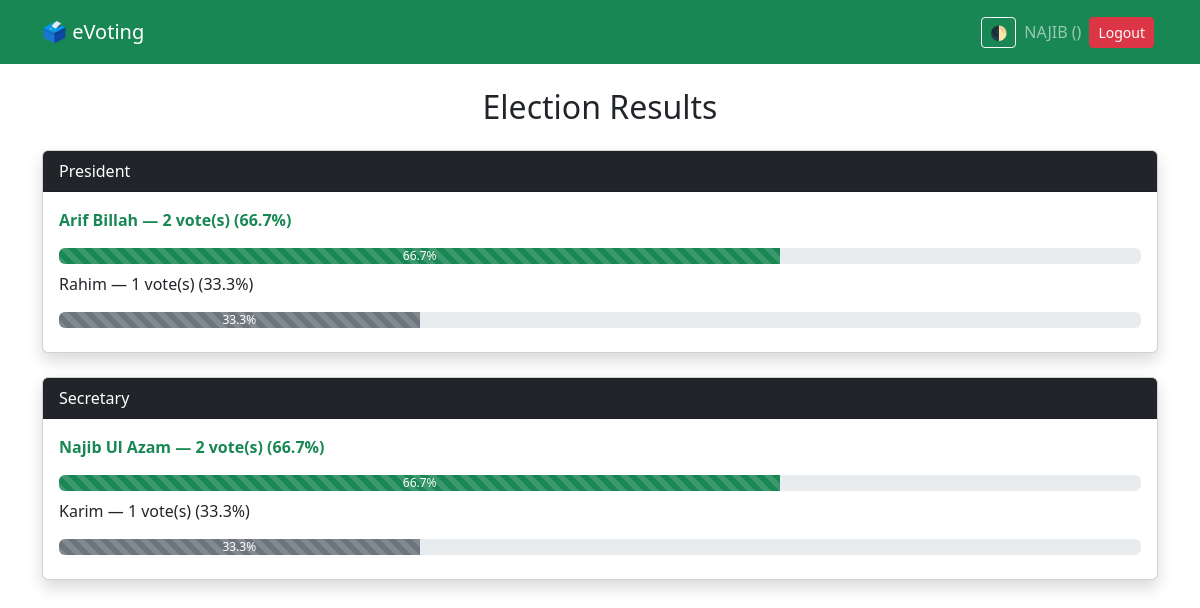
The app's page /result/ (signed in), older data.
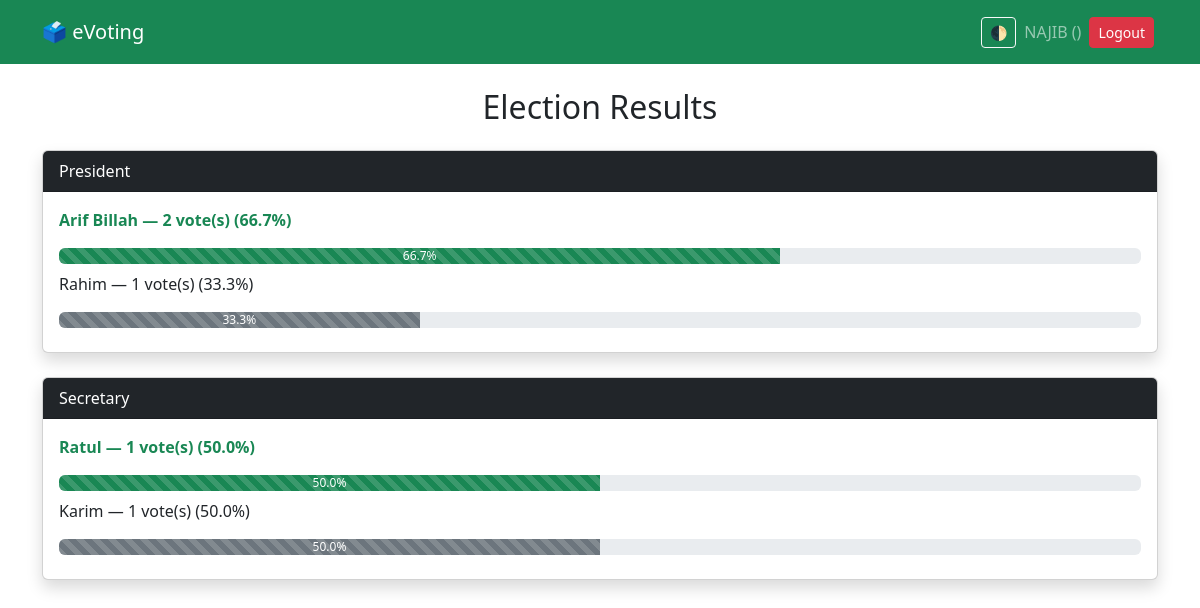
The same page, newer data.
### core/models.py (models this page shows, shortened)
class Position(models.Model):
    name = models.CharField(max_length=100)

class Candidate(models.Model):
    position = models.ForeignKey(Position, on_delete=models.CASCADE)
    name = models.CharField(max_length=100)

### core/views.py (the view)
# urls.py: path('result/', views.result, name='result'),
@login_required
def result(request):
    positions = Position.objects.all()
    result_data = []
    for pos in positions:
        candidates = Candidate.objects.filter(position=pos)
        total_votes = Vote.objects.filter(position=pos).count()
        stats = []
        for c in candidates:
            vote_count = Vote.objects.filter(candidate=c).count()
            stats.append({
                'candidate': c,
                'votes': vote_count,
                'percentage': (vote_count / total_votes) * 100 if total_votes > 0 else 0
            })
        stats.sort(key=lambda x: x['votes'], reverse=True)
        result_data.append({'position': pos, 'stats': stats})
    return render(request, 'core/result.html', {'results': result_data})

### core/templates/core/result.html (shortened to what this page needs)
{% extends 'core/base.html' %}
{% block content %}
<h2 class="mb-4 text-center">Election Results</h2>
{% if results %}
  {% for group in results %}
    <div class="card shadow mb-4">
      <div class="card-header bg-dark text-white">
        {{ group.position.name }}
      </div>
      <div class="card-body">
        {% for c in group.stats %}
          <p class="{% if forloop.first %}fw-bold text-success{% endif %}">
            {{ c.candidate.name }} — {{ c.votes }} vote(s) ({{ c.percentage|floatformat:1 }}%)
          </p>
          <div class="progress mb-2">
            <div class="progress-bar {% if forloop.first %}bg-success{% else %}bg-secondary{% endif %} progress-bar-striped progress-bar-animated"
                 role="progressbar"
                 style="width: {{ c.percentage }}%;">
              {{ c.percentage|floatformat:1 }}%
            </div>
          </div>
        {% endfor %}
      </div>
    </div>
  {% endfor %}
{% else %}
  <p class="text-center text-muted">No results available yet.</p>
{% endif %}
{% endblock %}

### core/templates/core/base.html (shortened to what this page needs)
<!DOCTYPE html>
<html lang="en">
  <head>
    <link
      href="https://cdn.jsdelivr.net/npm/bootstrap@5.3.0/dist/css/bootstrap.min.css"
      rel="stylesheet"
    />
    <link
    rel="stylesheet"
    href="https://cdnjs.cloudflare.com/ajax/libs/font-awesome/6.7.2/css/all.min.css"
    />
  </head>
  <body>
    <nav class="navbar navbar-expand-lg navbar-dark bg-success">
      <div class="container">
        <a class="navbar-brand" href="/">🗳️ eVoting</a>
        <div
          class="collapse navbar-collapse justify-content-end"
          id="evotingNavbar"
        >
          <div
            class="d-flex align-items-center flex-wrap gap-2 justify-content-end p-1"
          >
            <button class="btn btn-sm btn-outline-light" id="darkToggle">
              🌓
            </button>
            {% if user.is_authenticated %}
            <span class="navbar-text">{{ request.user.username|upper }} ({{ request.user.profile.nickname|upper }})</span>
            <a href="{% url 'logout' %}" class="btn btn-danger btn-sm"
              >Logout</a
            >
            {% else %}
            <a href="{% url 'login' %}" class="btn btn-primary btn-sm">Login</a>
            <a href="{% url 'register' %}" class="btn btn-secondary btn-sm"
              >Register</a
            >
            {% endif %}
          </div>
        </div>
      </div>
    </nav>
    <div class="container py-4">{% block content %}{% endblock %}</div>
  </body>
</html>

Row changes from the older to the newer data that the page shows:
changed Candidate: candidate.name "Najib Ul Azam" → "Ratul"; votes "2" → "1"; percentage "66.7" → "50.0"; {{ c.percentage }} 66.66666666666666 → 50.0 (drawn)
computed for Candidate "Karim": percentage "33.3" → "50.0"; {{ c.percentage }} 33.33333333333333 → 50.0 (drawn)
